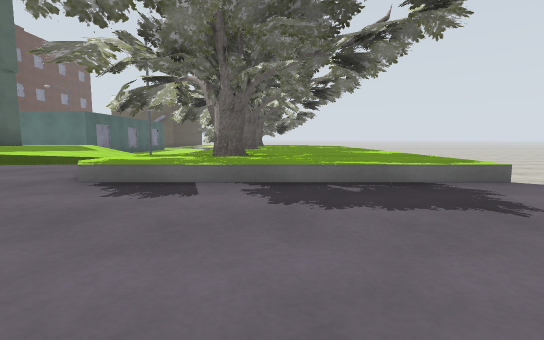
[1] (above)

24 first-person views from a walk through a robot-simulator world made for Gazebo. The camera is 0.72 m above the floor, tilts 6° down and sees 85° across. The floor is counted in squares, 2 m on a side. Each view is taken from the middle of a square. On the plan, view 1 faces up. The plan holds only what a view shows up to about 9 squares ahead; the rest is blank. The place goes on beyond the plan.

[2]
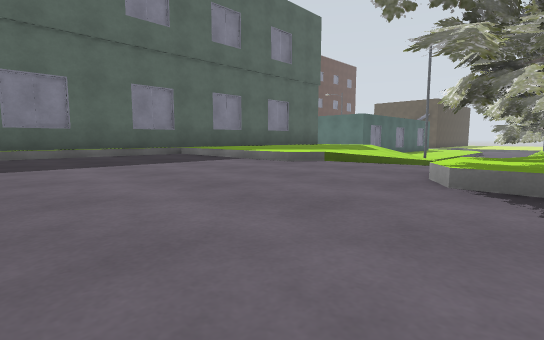

[3]
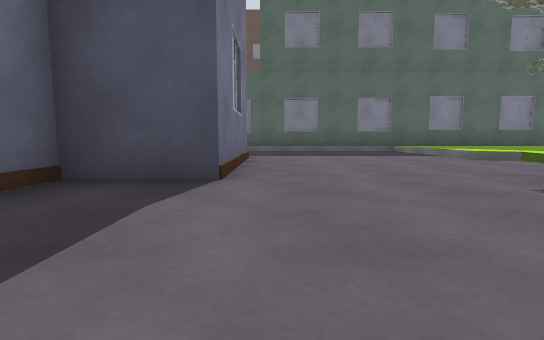

[4]
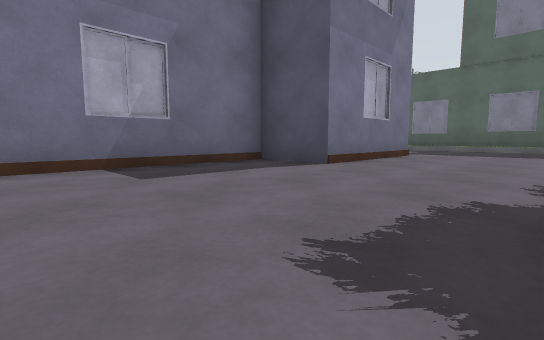

[5]
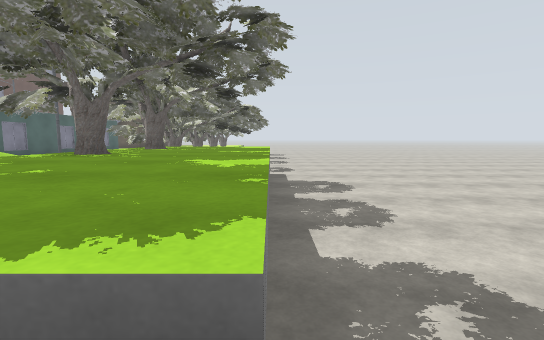

[6]
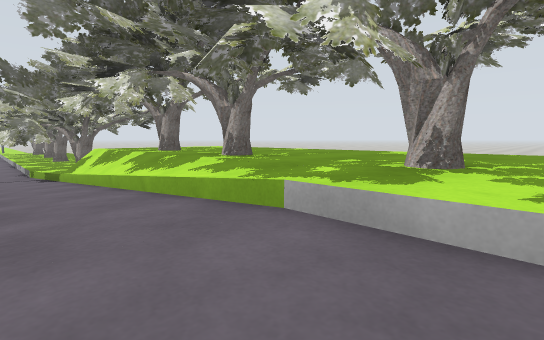

[7]
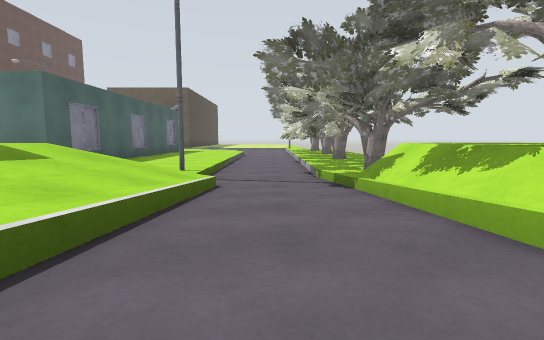

[8]
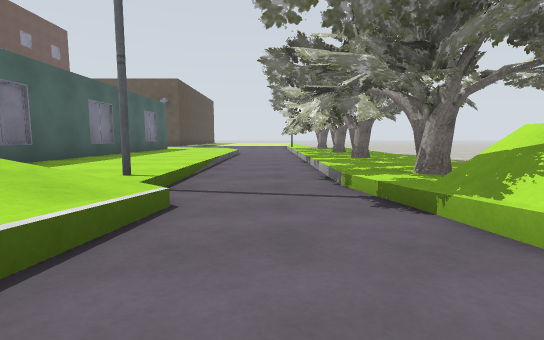

[9]
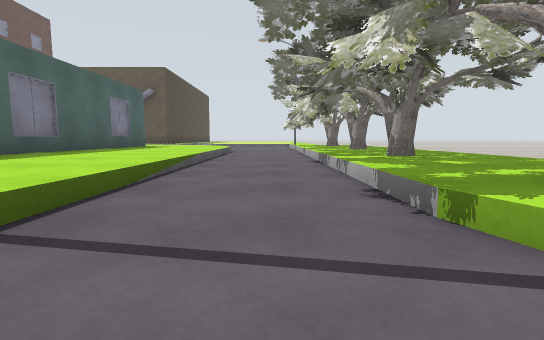

[10]
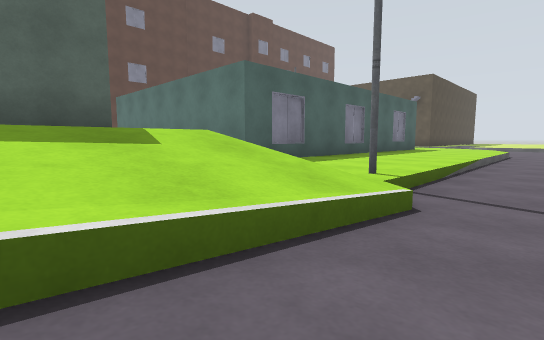

[11]
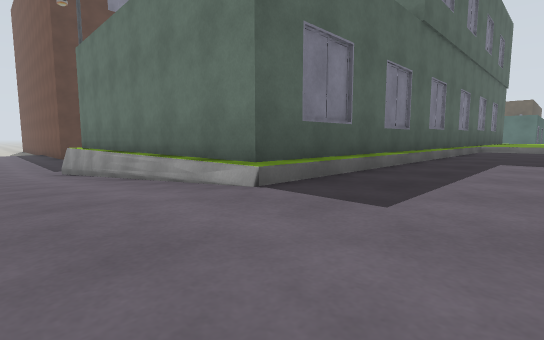

[12]
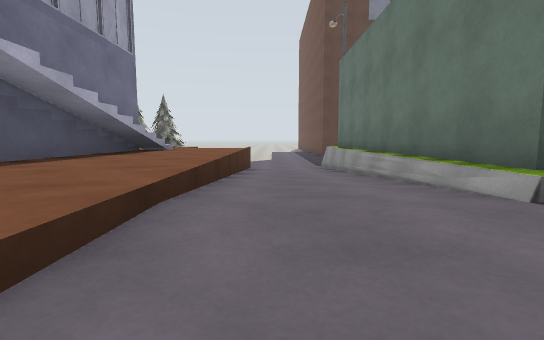

[13]
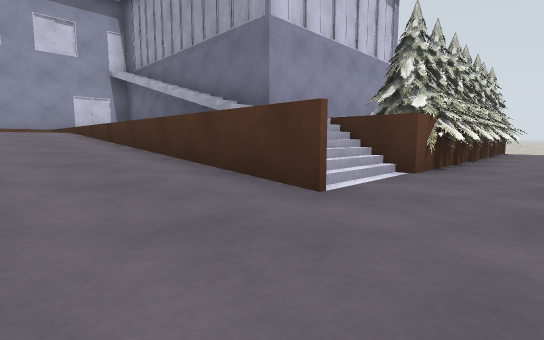

[14]
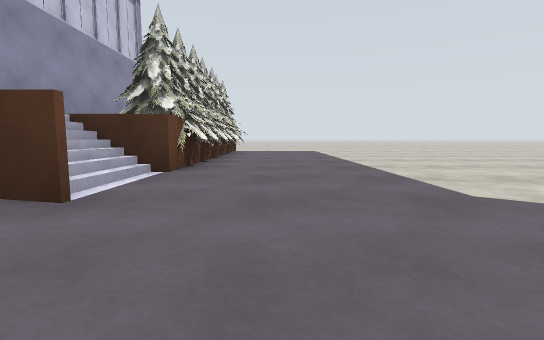

[15]
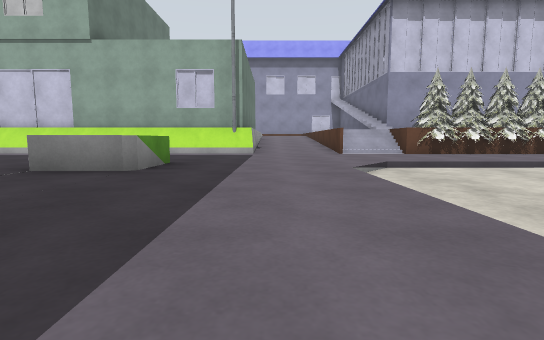

[16]
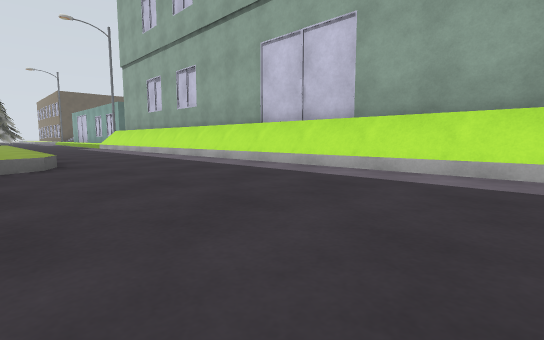

[17]
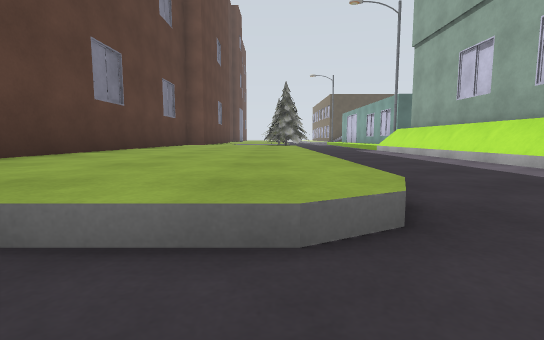

[18]
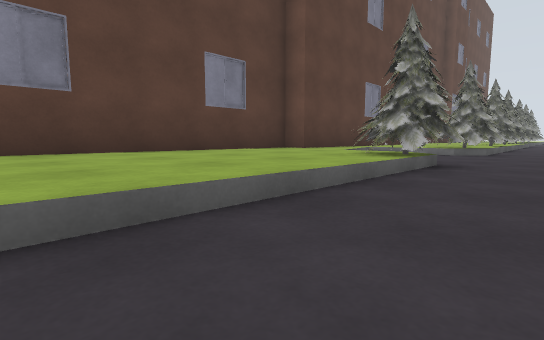

[19]
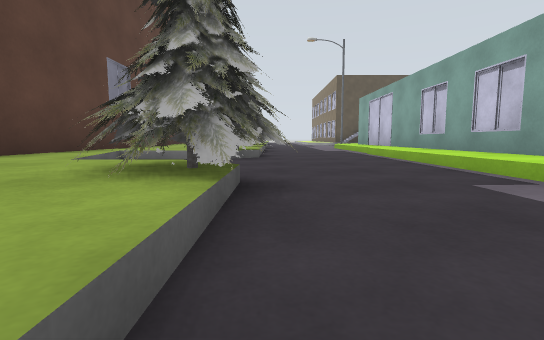

[20]
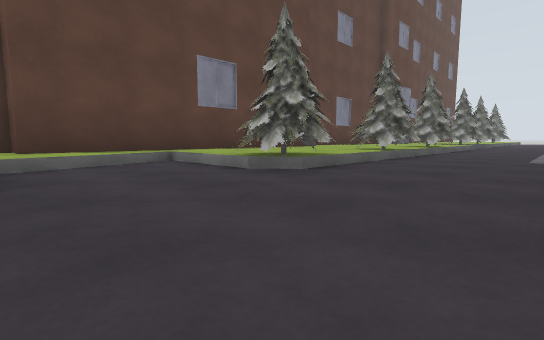

[21]
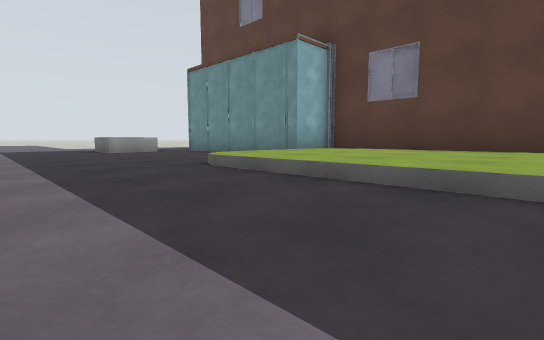

[22]
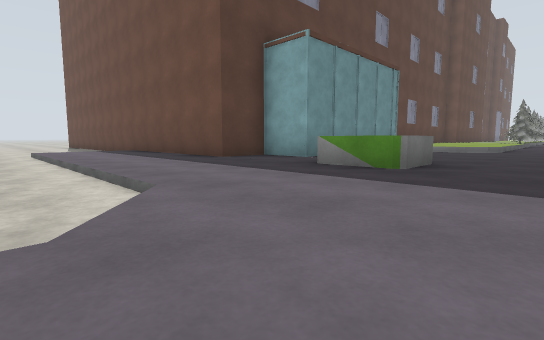

[23]
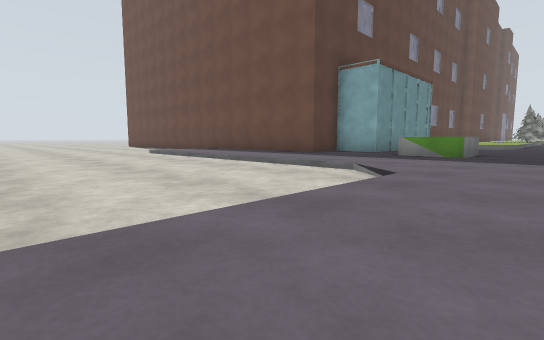

[24]
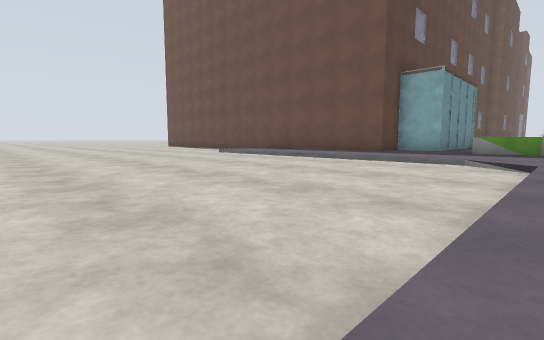

### Floor plan
Key: @ floor where view 1 was taken; # wall or solid block; . main floor; : floor 0.05 m higher than the main floor; + floor 0.1 m higher than the main floor; * floor 0.95 m higher than the main floor; % floor 1 m higher than the main floor; & floor 1.25 m higher than the main floor; / step, stairs or slope; = window, fence, low wall or low ledge; v drop or lower ground; T oak tree; L lamp; P pine tree.
Columns run from 26 left of view 1 to 3 right of it. Each row starts with its distance up from view 1.
 17       #=PP..#       ==..T#=
 16       #=#...#       ==..##=
 15       #=#...#       ==.TT##
 14       ##PP..#       ==..##=
 13       #.....#       ==..#==
 12       #.....##      ==.TT##
 11      ##=#...=#      =L..##  vv
 10      #==PP..L       ##=:#####v
  9      #==#...#       ##=/=####v
  8      #===...#        #=/####=v
  7      #===...#        #=/####=v
  6      #===...#       ##=/####=v
  5      #===...#     #=##=/####=v
  4      #===...#     #====%T##==v
  3      #===...#     #%%%%%###==v
  2      ##==...#     #%%%%%%%%%%
  1       #.....#     #%%%%%%%%%%
  0       #.....#     #%%%%%%%@%%
 -1       #.....#     #%% ###%%%%
 -2      ##.....#     #%%   #####
 -3 v#####..#...##    #%%
 -4  ...........L######%%
 -5  ...........+/////*%%
 -6 vvvvvvvv....+/////*%%#
 -7 vvvvvvvvv.../&&&&&&& #
 -8 vvvvvvvvv..//&&&&&&
 -9 vvvvvvvvv..PP ######
-10 vvvvvvvvv..PP #
-11 vvvvvvvvv..PP #
-12 vvvvvvvvv..PP #
-13    vvvvvv..PP #
-14   vvvvvvvvvPP

Where each view was taken, in squares from view 1:
view 1: 0 up, 0 right, facing up
view 2: 0 up, 1 left, facing up-left
view 3: 0 up, 1 right, facing left
view 4: 2 up, 2 right, facing down-left
view 5: 2 up, 2 right, facing up
view 6: 3 up, 3 left, facing up-right
view 7: 6 up, 3 left, facing up
view 8: 8 up, 3 left, facing up
view 9: 10 up, 3 left, facing up
view 10: 8 up, 3 left, facing up-left
view 11: 6 down, 6 left, facing up-left
view 12: 6 down, 6 left, facing left
view 13: 5 down, 16 left, facing down-right
view 14: 5 down, 16 left, facing down
view 15: 5 down, 22 left, facing right
view 16: 2 down, 18 left, facing up-right
view 17: 1 up, 18 left, facing up
view 18: 6 up, 16 left, facing up-left
view 19: 8 up, 17 left, facing up
view 20: 11 up, 15 left, facing up-left
view 21: 6 up, 15 left, facing down-left
view 22: 7 down, 16 left, facing up-left
view 23: 10 down, 16 left, facing up-left
view 24: 12 down, 17 left, facing up-left
